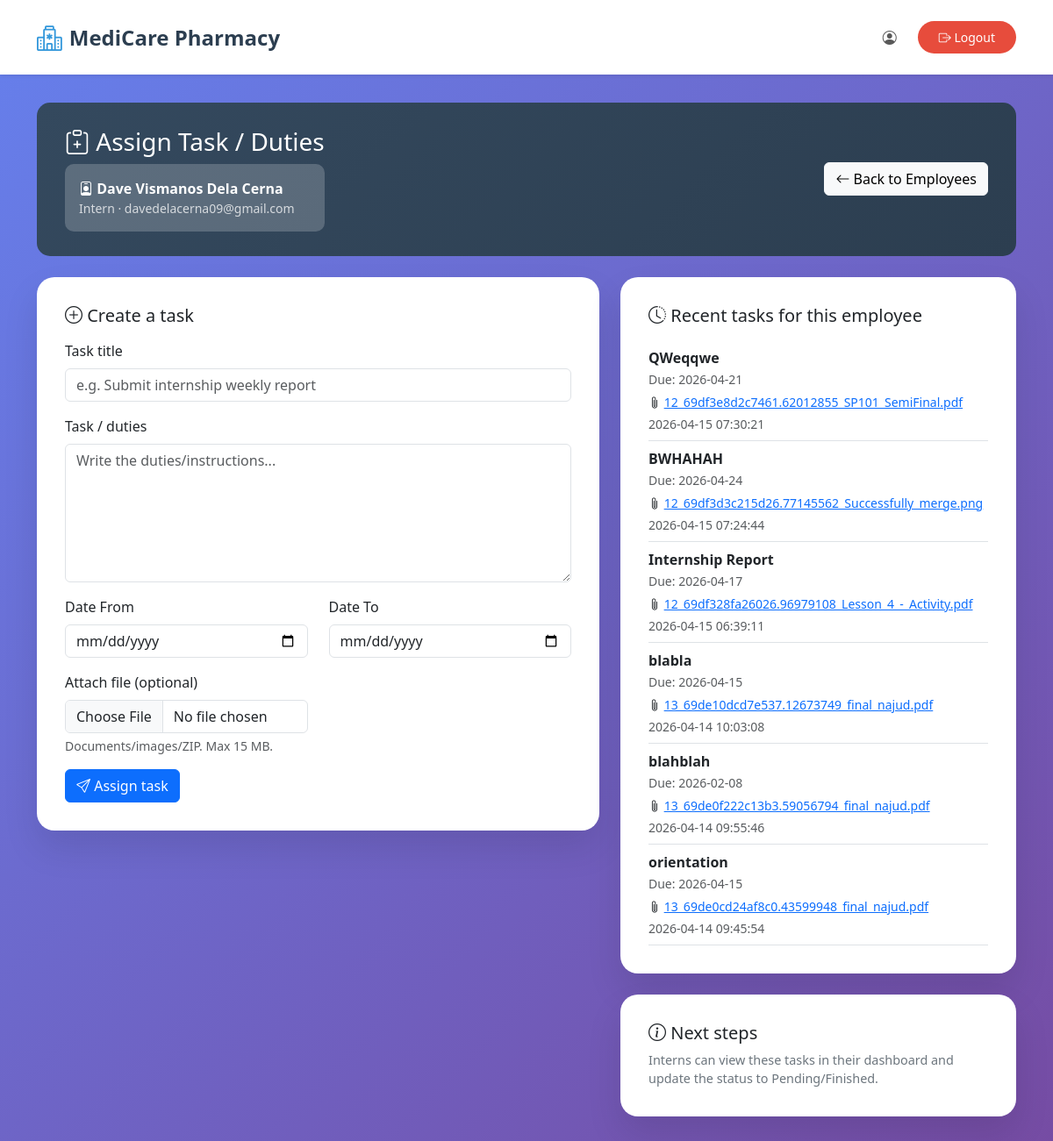
Page /Users/hr/assign_task.php?user_id=16 (signed in) on the committed database.
### tables this page shows
CREATE TABLE `users` (
  `id` int(11) NOT NULL,
  `first_name` varchar(50) NOT NULL,
  `middle_name` varchar(50) DEFAULT NULL,
  `last_name` varchar(50) NOT NULL,
  `birth_date` date DEFAULT NULL,
  `phone_number` varchar(20) NOT NULL,
  `email` varchar(100) NOT NULL,
  `password` varchar(255) NOT NULL,
  `role_id` int(11) NOT NULL DEFAULT 4,
  `is_active` tinyint(1) NOT NULL DEFAULT 1,
  `created_at` timestamp NOT NULL DEFAULT current_timestamp(),
  `updated_at` timestamp NOT NULL DEFAULT current_timestamp() ON UPDATE current_timestamp()
);

CREATE TABLE `roles` (
  `id` int(11) NOT NULL,
  `role_name` varchar(50) NOT NULL
);

CREATE TABLE `internship_routine` (
  `id` int(11) NOT NULL,
  `assigned_to` int(11) NOT NULL,
  `title` varchar(255) NOT NULL,
  `duties` text NOT NULL,
  `date_from` date NOT NULL,
  `date_to` date NOT NULL,
  `file_path` varchar(255) DEFAULT NULL,
  `created_at` timestamp NOT NULL DEFAULT current_timestamp(),
  `user_id` int(11) DEFAULT NULL,
  `assigned_to_user_id` int(11) DEFAULT NULL,
  `report_type` varchar(50) NOT NULL DEFAULT 'task',
  `notes` text DEFAULT NULL,
  `file_original_name` varchar(255) DEFAULT NULL,
  `file_stored_name` varchar(255) DEFAULT NULL,
  `status` varchar(30) NOT NULL DEFAULT 'pending',
  `assigned_by_user_id` int(11) DEFAULT NULL
);

### Users/hr/assign_task.php (the view, shortened to what this page needs)
<?php
require_once '../../config.php';
$full_name = $_SESSION['full_name'] ?? 'HR';
$employee_id = isset($_GET['user_id']) ? (int)$_GET['user_id'] : 0;
$routine_table = 'internship_routine';
$conn->query("ALTER TABLE `{$routine_table}` ADD COLUMN IF NOT EXISTS `assigned_by_user_id` INT(11) DEFAULT NULL");
$conn->query("ALTER TABLE `{$routine_table}` ADD COLUMN IF NOT EXISTS `status` VARCHAR(30) NOT NULL DEFAULT 'pending'");
$emp = null;
$emp_stmt = $conn->prepare("SELECT u.id, u.first_name, u.middle_name, u.last_name, u.email, r.role_name
                            FROM users u
                            JOIN roles r ON r.id = u.role_id
                            WHERE u.id = ?
                            LIMIT 1");
if ($emp_stmt) {
    $emp_stmt->bind_param("i", $employee_id);
    if ($emp_stmt->execute()) {
        $res = $emp_stmt->get_result();
        if ($res && $res->num_rows === 1) {
            $emp = $res->fetch_assoc();
        }
    }
}
$recent_tasks = [];
$rt_stmt = $conn->prepare("SELECT id, title, date_to AS due_date, file_path, created_at
                           FROM `{$routine_table}`
                           WHERE assigned_to = ?
                           ORDER BY created_at DESC
                           LIMIT 10");
if ($rt_stmt) {
    $rt_stmt->bind_param("i", $employee_id);
    if ($rt_stmt->execute()) {
        $res = $rt_stmt->get_result();
        if ($res) {
            while ($row = $res->fetch_assoc()) {
                $recent_tasks[] = $row;
            }
        }
    }
}
$emp_name = trim(($emp['first_name'] ?? '') . ' ' . ($emp['middle_name'] ?? '') . ' ' . ($emp['last_name'] ?? ''));
$emp_name = preg_replace('/\s+/', ' ', $emp_name);
?>
<!DOCTYPE html>
<html lang="en">
<head>
    <link href="https://cdn.jsdelivr.net/npm/bootstrap@5.3.0/dist/css/bootstrap.min.css" rel="stylesheet">
    <link rel="stylesheet" href="https://cdn.jsdelivr.net/npm/bootstrap-icons@1.11.0/font/bootstrap-icons.css">
    <link rel="stylesheet" href="../../style.css">
</head>
<body>
    <nav class="navbar navbar-expand-lg navbar-light bg-white shadow-sm">
        <div class="container">
            <a class="navbar-brand" href="../../index.php">
                <i class="bi bi-hospital"></i> MediCare Pharmacy
            </a>
            <div class="navbar-nav ms-auto align-items-lg-center gap-2">
                <span class="navbar-text me-lg-3">
                    <i class="bi bi-person-circle"></i> <?php echo htmlspecialchars($full_name); ?>
                </span>
                <a href="../logout.php" class="btn btn-logout btn-sm">
                    <i class="bi bi-box-arrow-right"></i> Logout
                </a>
            </div>
        </div>
    </nav>
    <div class="page-wrap">
        <div class="container">
            <div class="page-header d-flex flex-wrap justify-content-between align-items-center gap-3">
                <div>
                    <h1 class="h3 mb-1"><i class="bi bi-clipboard-plus"></i> Assign Task / Duties</h1>
                    <div class="meta mt-2">
                        <div class="fw-semibold"><i class="bi bi-person-badge"></i> <?php echo htmlspecialchars($emp_name); ?></div>
                        <div class="small opacity-75"><?php echo htmlspecialchars($emp['role_name'] ?? ''); ?> · <?php echo htmlspecialchars($emp['email'] ?? ''); ?></div>
                    </div>
                </div>
                <a href="employees.php" class="btn btn-light">
                    <i class="bi bi-arrow-left"></i> Back to Employees
                </a>
            </div>
            <div class="row">
                <div class="col-lg-7 mb-4">
                    <div class="panel">
                        <h2 class="h5 mb-3"><i class="bi bi-plus-circle"></i> Create a task</h2>
                        <form method="post" action="" enctype="multipart/form-data">
                            <div class="mb-3">
                                <label class="form-label" for="title">Task title</label>
                                <input type="text" class="form-control" id="title" name="title" required
                                       value="<?php echo isset($_POST['title']) ? htmlspecialchars($_POST['title']) : ''; ?>"
                                       placeholder="e.g. Submit internship weekly report">
                            </div>
                            <div class="mb-3">
                                <label class="form-label" for="description">Task / duties</label>
                                <textarea class="form-control" id="description" name="description" rows="6" required
                                          placeholder="Write the duties/instructions..."><?php echo isset($_POST['description']) ? htmlspecialchars($_POST['description']) : ''; ?></textarea>
                            </div>
                            <div class="row">
                                <div class="col-md-6 mb-3">
                                    <label class="form-label" for="date_from">Date From</label>
                                    <input type="date" class="form-control" id="date_from" name="date_from" required
                                           value="<?php echo isset($_POST['date_from']) ? htmlspecialchars($_POST['date_from']) : ''; ?>">
                                </div>
                                <div class="col-md-6 mb-3">
                                    <label class="form-label" for="date_to">Date To</label>
                                    <input type="date" class="form-control" id="date_to" name="date_to" required
                                           value="<?php echo isset($_POST['date_to']) ? htmlspecialchars($_POST['date_to']) : ''; ?>">
                                </div>
                            </div>
                            <div class="row">
                                <div class="col-md-6 mb-3">
                                    <label class="form-label" for="task_file">Attach file (optional)</label>
                                    <input type="file" class="form-control" id="task_file" name="task_file"
                                           accept=".pdf,.doc,.docx,.xls,.xlsx,.ppt,.pptx,.txt,.csv,.rtf,.odt,.ods,.png,.jpg,.jpeg,.gif,.webp,.zip">
                                    <div class="form-text">Documents/images/ZIP. Max 15 MB.</div>
                                </div>
                            </div>
                            <button type="submit" class="btn btn-primary">
                                <i class="bi bi-send"></i> Assign task
                            </button>
                        </form>
                    </div>
                </div>
                <div class="col-lg-5 mb-4">
                    <div class="panel">
                        <h2 class="h5 mb-3"><i class="bi bi-clock-history"></i> Recent tasks for this employee</h2>
                        <?php if (empty($recent_tasks)): ?>
                            <p class="text-muted mb-0">No tasks assigned yet.</p>
                        <?php else: ?>
                            <div class="list-group list-group-flush">
                                <?php foreach ($recent_tasks as $rt): ?>
                                    <div class="list-group-item px-0 border-bottom">
                                        <div class="fw-semibold"><?php echo htmlspecialchars($rt['title']); ?></div>
                                        <small class="text-muted">
                                            Due: <?php echo htmlspecialchars($rt['due_date'] ?: '—'); ?>
                                        </small>
                                        <?php if (!empty($rt['file_path'])): ?>
                                            <div class="small mt-1">
                                                <i class="bi bi-paperclip"></i>
                                                <a href="<?php echo htmlspecialchars(BASE_URL . 'uploads/tasks/' . rawurlencode($rt['file_path'])); ?>" target="_blank" rel="noopener">
                                                    <?php echo htmlspecialchars($rt['file_path']); ?>
                                                </a>
                                            </div>
                                        <?php endif; ?>
                                        <div class="small text-muted mt-1"><?php echo htmlspecialchars($rt['created_at']); ?></div>
                                    </div>
                                <?php endforeach; ?>
                            </div>
                        <?php endif; ?>
                    </div>
                    <div class="panel">
                        <h2 class="h5 mb-2"><i class="bi bi-info-circle"></i> Next steps</h2>
                        <p class="hint mb-0">Interns can view these tasks in their dashboard and update the status to Pending/Finished.</p>
                    </div>
                </div>
            </div>
        </div>
    </div>
</body>
</html>

### style.css (style rules this page uses)
* { margin: 0; padding: 0; box-sizing: border-box; }
body { font-family: 'Segoe UI', Tahoma, Geneva, Verdana, sans-serif; overflow-x: hidden; }
.navbar { background-color: rgba(255, 255, 255, 0.95); backdrop-filter: blur(10px); box-shadow: 0 2px 10px rgba(0, 0, 0, 0.1); padding: 1rem 0; z-index: 1000; }
.navbar-brand { font-weight: bold; font-size: 1.5rem; color: #2c3e50 !important; display: flex; align-items: center; gap: 0.5rem; }
.navbar-brand i { color: #3498db; font-size: 1.8rem; }

### Users/hr/assign_task.php (style rules this page uses)
.page-wrap { min-height: 100vh; background: linear-gradient(135deg, #667eea 0%, #764ba2 100%); padding: 2rem 0; }
.panel { background: white; border-radius: 20px; box-shadow: 0 20px 40px rgba(0, 0, 0, 0.1); padding: 2rem; margin-bottom: 1.5rem; }
.page-header { background: linear-gradient(135deg, #34495e 0%, #2c3e50 100%); color: white; padding: 1.75rem 2rem; border-radius: 15px; margin-bottom: 1.5rem; }
.btn-logout { background: #e74c3c; color: white; border: none; border-radius: 25px; padding: 0.5rem 1.5rem; }
.meta { background: rgba(255, 255, 255, 0.2); border-radius: 10px; padding: 1rem; }
.hint { font-size: .9rem; color: #6c757d; }

### rows in the picture
users: emp_name "Dave Vismanos Dela Cerna", role.role_name "Intern", email "davedelacerna09@gmail.com"
internship_routine: title "QWeqqwe", date_to "2026-04-21", file_path "12_69df3e8d2c7461.62012855_SP101_SemiFinal.pdf", created_at "2026-04-15 07:30:21"
internship_routine: title "BWHAHAH", date_to "2026-04-24", file_path "12_69df3d3c215d26.77145562_Successfully_merge.png", created_at "2026-04-15 07:24:44"
internship_routine: title "Internship Report", date_to "2026-04-17", file_path "12_69df328fa26026.96979108_Lesson_4_-_Activity.pdf", created_at "2026-04-15 06:39:11"
internship_routine: title "blabla", date_to "2026-04-15", file_path "13_69de10dcd7e537.12673749_final_najud.pdf", created_at "2026-04-14 10:03:08"
internship_routine: title "blahblah", date_to "2026-02-08", file_path "13_69de0f222c13b3.59056794_final_najud.pdf", created_at "2026-04-14 09:55:46"
internship_routine: title "orientation", date_to "2026-04-15", file_path "13_69de0cd24af8c0.43599948_final_najud.pdf", created_at "2026-04-14 09:45:54"
